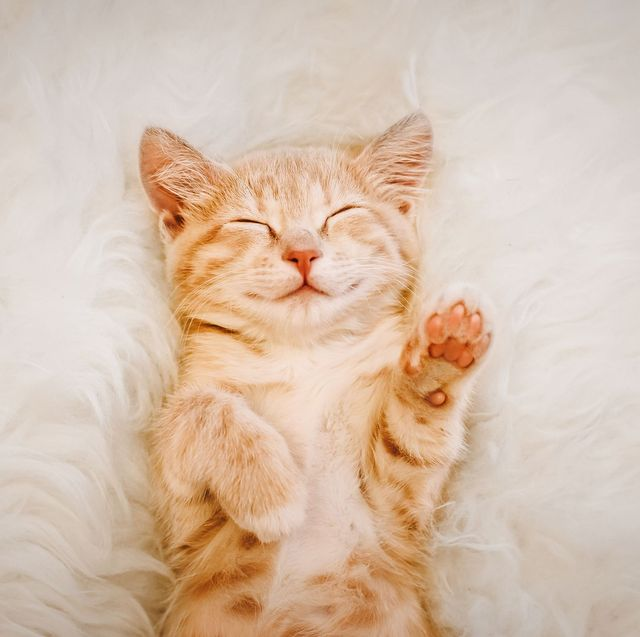
#> input picture examples/221206/cat.jpg, 640 x 637 px
$ python ex_05.py
#> lines starting #> are read from the running program, lines starting #| are printed output that depends on the picture; after the words box and inside, x2 and y2 are one past the last pixel; in counts of white or black regions, pixels touching at a corner belong together
### examples/221206/utils.py
import cv2

def image_show(image):
    cv2.imshow("show", image)
    cv2.waitKey(0)

### examples/221206/ex_05.py
# 이미지 이진화
# : 어떤 값보다 큰 값을 가진 픽셀을 흰색으로 만들고 작은값은 검은색으로 만드는과정
# gray scale에서 이진화 해야됨
# 외곽선 따기위해 자주 사용

import cv2
from utils import image_show

# 이미지 경로 지정
image_path = './cat.jpg'

# 이미지 이진화
image_gray = cv2.imread(image_path, cv2.IMREAD_GRAYSCALE)
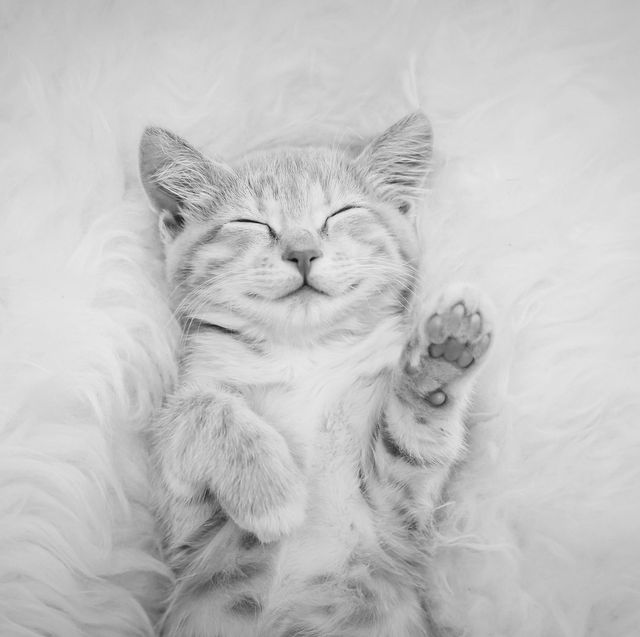
#> image_gray: shape (637, 640); min 6, max 240, mean 196.9

# 픽셀사이에서 표현할수있는갯수 : 255
max_output_value = 255  # color가 0부터 255까지 있으므로
# 출력픽셀의 강도 : 0, 255
neighborhood_size = 99
subtract_from_mean = 5  # 이값이 커지면 흰색이 많아짐을 볼수있다(=많이 날라간다)
# 평균값, 수치값 , 변경하면서 봐보기

image_binary = cv2.adaptiveThreshold(image_gray, max_output_value,
cv2.ADAPTIVE_THRESH_GAUSSIAN_C, cv2.THRESH_BINARY, neighborhood_size,
subtract_from_mean)
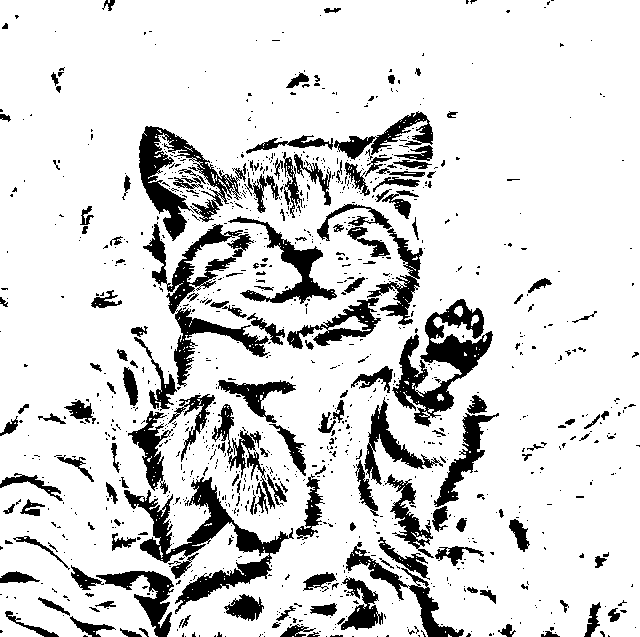
#> image_binary: shape (637, 640); 84.7% white; 1072 black regions (897 under 20 px), largest, box (x1, y1, x2, y2) and area: (124, 477, 294, 614) 5277, (392, 299, 493, 427) 4639, (143, 222, 270, 387) 4443
# THRESH_BINARY_INV 으로 하면 : 흑백 컬러 반전됨

image_show(image_binary)
